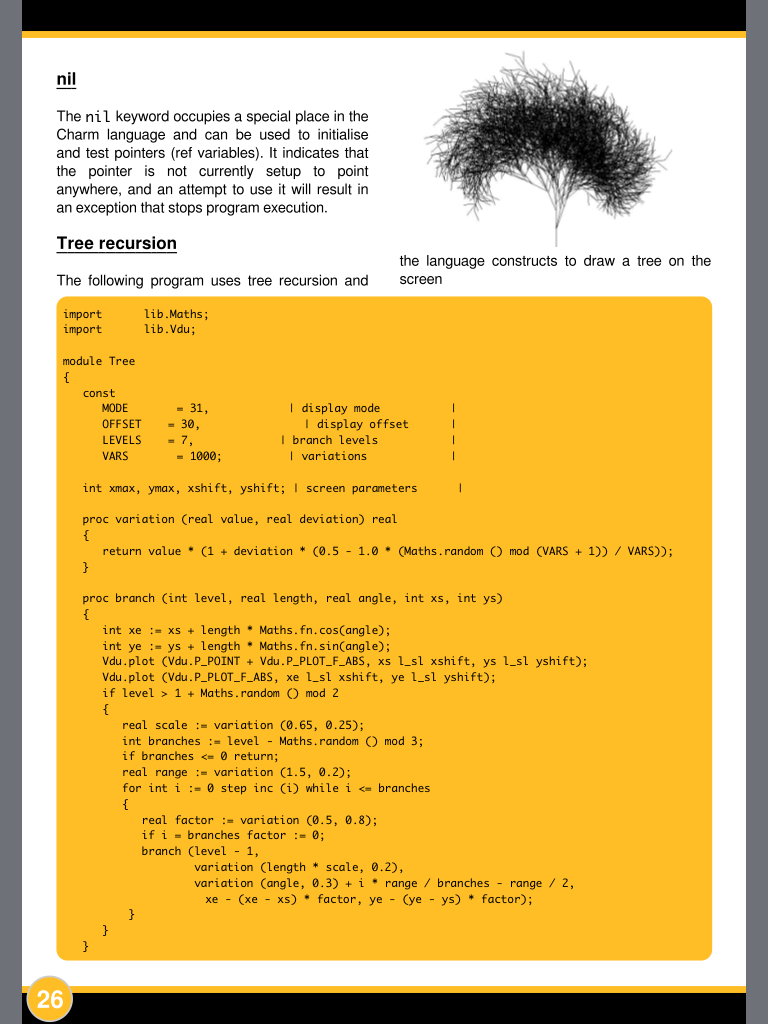
#> input picture tree-gen/photo_1.PNG, 768 x 1024 px
$ python imedge.py ../tree-gen/photo_1.PNG   (older library calls are emulated)
#> lines starting #> are read from the running program, lines starting #| are printed output that depends on the picture
### pointcloud/utils.py
"""Provides helper methods for loading and parsing pointcloud data."""
from collections import namedtuple
from os.path import join, dirname, basename, splitext

import numpy as np
import open3d as o3d

__author__ = "Miroslav Radojevic"
__email__ = "miroslav.radojevic@gmail.com"


# [7 lines left out: function load_points, not called in this run]


def get_prefix(file_path):
    return join(dirname(file_path), basename(splitext(file_path)[0]))


# [222 lines left out: functions read_calib_file, load_calib, filter_zero_points, edge_score, edge_detection, not called in this run]

### edge_det/imedge.py
#!/usr/bin/env python
# Compute edge score for given image
# 1. Smooth using L0 gradient minimization method
# https://github.com/kjzhang/kzhang-cs205-l0-smoothing
# 2. Canny
# https://en.wikipedia.org/wiki/Canny_edge_detector

import argparse
from os.path import exists, basename
import cv2
import os
import numpy as np
from os.path import splitext, join, dirname
from matplotlib.image import imread
from utils import get_prefix

# Convert point-spread function to optical transfer function
def psf2otf(psf, outSize=None):
    # Prepare psf for conversion
    data = prepare_psf(psf, outSize)

    # Compute the OTF
    otf = np.fft.fftn(data)

    return np.complex64(otf)


def prepare_psf(psf, outSize=None, dtype=None):
    if not dtype:
        dtype = np.float32

    psf = np.float32(psf)

    # Determine PSF / OTF shapes
    psfSize = np.int32(psf.shape)
    if not outSize:
        outSize = psfSize
    outSize = np.int32(outSize)

    # Pad the PSF to outSize
    new_psf = np.zeros(outSize, dtype=dtype)
    new_psf[:psfSize[0], :psfSize[1]] = psf[:, :]
    psf = new_psf

    # Circularly shift the OTF so that PSF center is at (0,0)
    shift = -(psfSize / 2)
    psf = circshift(psf, shift)

    return psf


# Circularly shift array
def circshift(A, shift):
    for i in range(shift.size):
        A = np.roll(A, np.round(shift[i]).astype(np.int32), axis=i)
    return A

# Smooth using L0 gradient minimization
def l0_smoothing(image_path, kappa=2.0, _lambda=2e-2):
    # Read image I
#> called with image_path = '../tree-gen/photo_1.PNG', kappa = 2, _lambda = 0.02
    image = imread(image_path)# cv2.imread(image_path)
#> image is the input picture: shape (1024, 768, 3) float32; mean R, G, B 0.87, 0.732, 0.4
    print(image.shape, type(image), image[0].dtype, np.min(image), np.max(image))
#| (1024, 768, 3) <class 'numpy.ndarray'> float32 0.0 1.0

    # Validate image format
    assert len(image.shape) == 3, "Error: input must be 3-channel RGB image"

    N, M, D = np.int32(image.shape)
#> N = 1024; M = 768; D = 3
    print("Processing {:d} x {:d} RGB image".format(M, N))
#| Processing 768 x 1024 RGB image

    # Initialize S as I
    S = np.float32(image) / 256

    # Compute image OTF
    size_2D = [N, M]
#> size_2D = [1024, 768]
    fx = np.int32([[1, -1]])
    fy = np.int32([[1], [-1]])
    otfFx = psf2otf(fx, size_2D)
    otfFy = psf2otf(fy, size_2D)

    # Compute F(I)
    FI = np.complex64(np.zeros((N, M, D)))
    FI[:, :, 0] = np.fft.fft2(S[:, :, 0])
    FI[:, :, 1] = np.fft.fft2(S[:, :, 1])
    FI[:, :, 2] = np.fft.fft2(S[:, :, 2])

    # Compute MTF
    MTF = np.power(np.abs(otfFx), 2) + np.power(np.abs(otfFy), 2)
    MTF = np.tile(MTF[:, :, np.newaxis], (1, 1, D))

    # Initialize buffers
    h = np.float32(np.zeros((N, M, D)))
    v = np.float32(np.zeros((N, M, D)))
    dxhp = np.float32(np.zeros((N, M, D)))
    dyvp = np.float32(np.zeros((N, M, D)))
    FS = np.complex64(np.zeros((N, M, D)))

    # Iteration settings
    beta_max = 1e5;
    beta = 2 * _lambda
    iteration = 0

    # Iterate until desired convergence in similarity
    while beta < beta_max:
        print("iteration {:d}".format(iteration))

        ### Step 1: estimate (h, v) subproblem

        # compute dxSp
        h[:, 0:M - 1, :] = np.diff(S, 1, 1)
        h[:, M - 1:M, :] = S[:, 0:1, :] - S[:, M - 1:M, :]

        # compute dySp
        v[0:N - 1, :, :] = np.diff(S, 1, 0)
        v[N - 1:N, :, :] = S[0:1, :, :] - S[N - 1:N, :, :]

        # compute minimum energy E = dxSp^2 + dySp^2 <= _lambda/beta
        t = np.sum(np.power(h, 2) + np.power(v, 2), axis=2) < _lambda / beta
        t = np.tile(t[:, :, np.newaxis], (1, 1, 3))

        # compute piecewise solution for hp, vp
        h[t] = 0
        v[t] = 0

        ### Step 2: estimate S subproblem

        # compute dxhp + dyvp
        dxhp[:, 0:1, :] = h[:, M - 1:M, :] - h[:, 0:1, :]
        dxhp[:, 1:M, :] = -(np.diff(h, 1, 1))
        dyvp[0:1, :, :] = v[N - 1:N, :, :] - v[0:1, :, :]
        dyvp[1:N, :, :] = -(np.diff(v, 1, 0))
        normin = dxhp + dyvp

        FS[:, :, 0] = np.fft.fft2(normin[:, :, 0])
        FS[:, :, 1] = np.fft.fft2(normin[:, :, 1])
        FS[:, :, 2] = np.fft.fft2(normin[:, :, 2])

        # solve for S + 1 in Fourier domain
        denorm = 1 + beta * MTF;
        FS[:, :, :] = (FI + beta * FS) / denorm

        # inverse FFT to compute S + 1
        S[:, :, 0] = np.float32((np.fft.ifft2(FS[:, :, 0])).real)
        S[:, :, 1] = np.float32((np.fft.ifft2(FS[:, :, 1])).real)
        S[:, :, 2] = np.float32((np.fft.ifft2(FS[:, :, 2])).real)

        # update beta for next iteration
        beta *= kappa
        iteration += 1
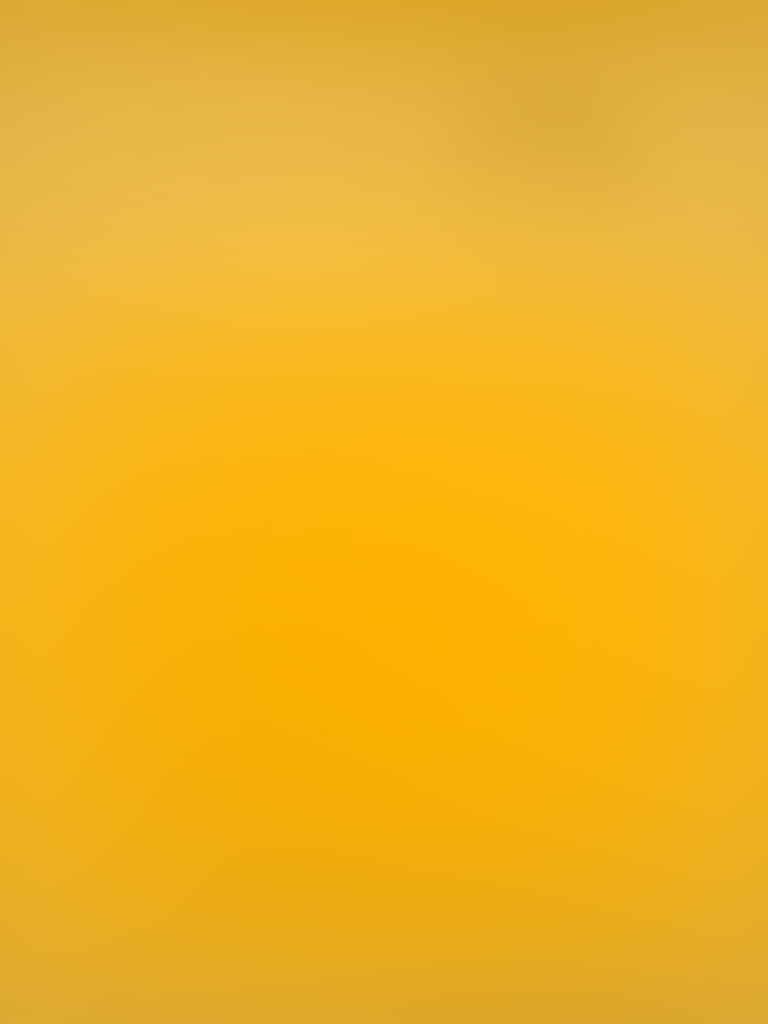
#> S: shape (1024, 768, 3) float32; mean R, G, B 0.0034, 0.00284, 0.00156; drawn with min black and max white
#> dxhp: shape (1024, 768, 3) float32; every value is 0
#> dyvp: shape (1024, 768, 3) float32; every value is 0
#> h: shape (1024, 768, 3) float32; every value is 0
#> after the loop, beta = 167772.2; iteration = 22

    # Rescale image
    S = (S - np.min(S)) / np.ptp(S)
    S = S * 255.0

    return S


def edge_detection(image_path, l0_sth_kappa, l0_sth_lambda, canny_min_val, canny_max_val):
    im = l0_smoothing(image_path, l0_sth_kappa, l0_sth_lambda)
    # https://theailearner.com/tag/non-max-suppression/
    # https://towardsdatascience.com/canny-edge-detection-step-by-step-in-python-computer-vision-b49c3a2d8123
    im = (cv2.cvtColor(im, cv2.COLOR_BGR2GRAY)*255).astype(np.uint8)
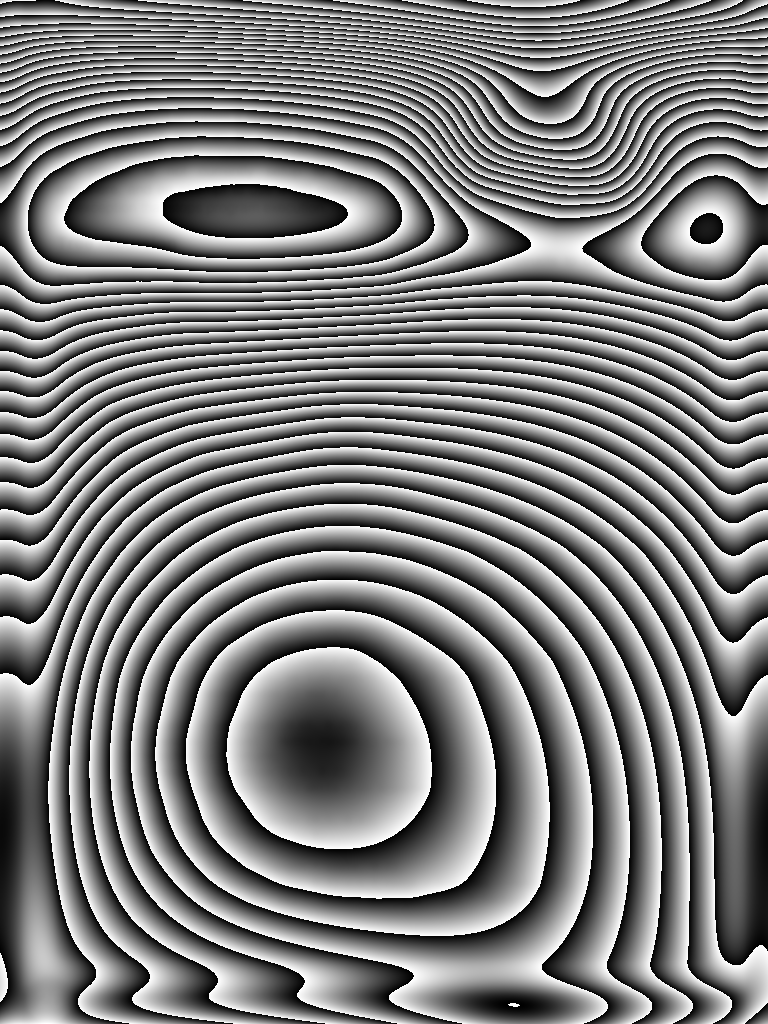
#> im: shape (1024, 768); min 0, max 255, mean 125.7
    # im = cv2.normalize(im, None, alpha=0, beta=1, norm_type=cv2.NORM_MINMAX, dtype=cv2.CV_8U)
    print(im.shape, type(im), im[0].dtype, np.min(im), np.max(im))
#| (1024, 768) <class 'numpy.ndarray'> uint8 0 255
    return cv2.Canny(im, canny_min_val, canny_max_val, L2gradient=True)
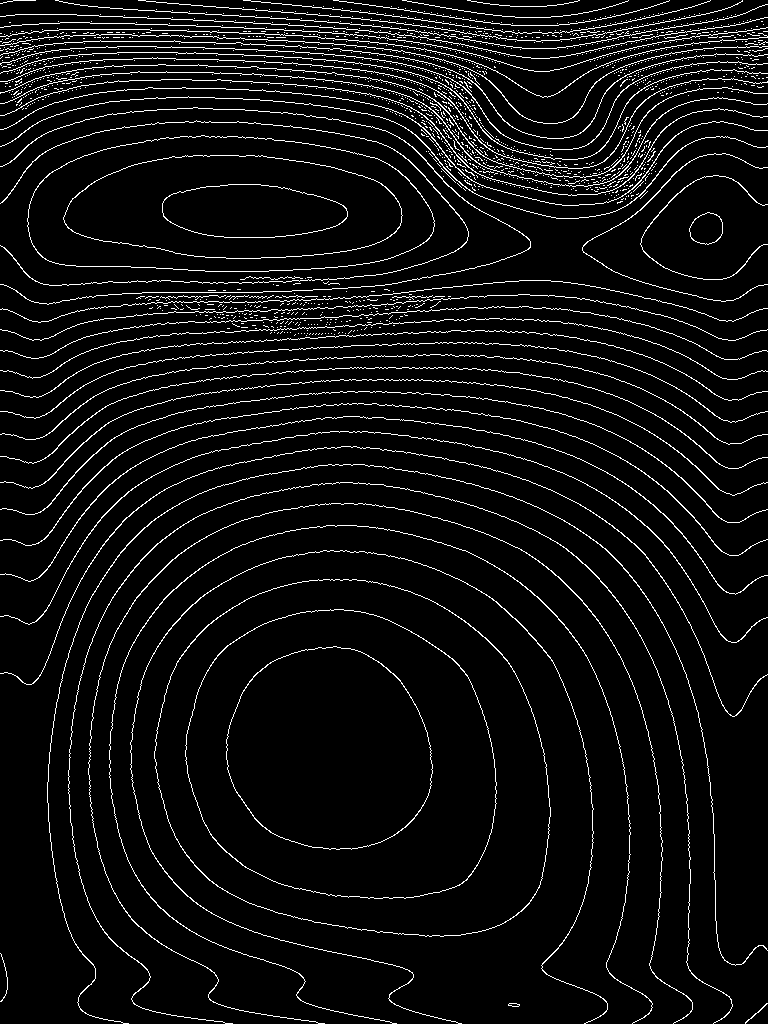
#> returned value: shape (1024, 768); 5.9% white in thin lines or dots

def edge_detection_1(image_path, gauss_smooth, canny_min_val, canny_max_val):
    img = imread(image_path)  # , cv2.IMREAD_GRAYSCALE
    print("imread:", img.shape, type(img), img[0].dtype, np.min(img), np.max(img))
    img = cv2.blur(img, (gauss_smooth, gauss_smooth))
    print("blur:", img.shape, type(img), img[0].dtype, np.min(img), np.max(img))
    img = (cv2.cvtColor(img, cv2.COLOR_BGR2GRAY) * 255).astype(np.uint8)
    # img = cv2.normalize(img, None, alpha=0, beta=1, norm_type=cv2.NORM_MINMAX, dtype=cv2.CV_32F)
    print("bgr2gray:", img.shape, type(img), img[0].dtype, np.min(img), np.max(img))
    img = cv2.Canny(img, canny_min_val, canny_max_val, L2gradient=True)
    print("canny:", img.shape, type(img), img[0].dtype, np.min(img), np.max(img))
    return img

def edge_detection_2(image_path, gauss_smooth):
    img = imread(image_path) # , cv2.IMREAD_GRAYSCALE cv2.imread(args.img)
    print(img.shape, type(img), img[0].dtype, np.min(img), np.max(img))
    img = cv2.blur(img, (gauss_smooth, gauss_smooth))
    print("blur:", img.shape, type(img), img[0].dtype, np.min(img), np.max(img))
    img = (cv2.cvtColor(img, cv2.COLOR_BGR2GRAY) * 255) #.astype(np.uint8)
    print("bgr2gray:", img.shape, type(img), img[0].dtype, np.min(img), np.max(img))

    grad_x = cv2.Sobel(img, cv2.CV_64F, 1, 0, ksize=3)
    # grad_y = cv2.Sobel(img, cv2.CV_64F, 0, 1, ksize=3)

    abs_grad_x = cv2.convertScaleAbs(grad_x)
    # abs_grad_y = cv2.convertScaleAbs(grad_y)

    grad = cv2.addWeighted(abs_grad_x, 0.5, abs_grad_x, 0.5, 0)

    return grad


    # Smooth image
    img = cv2.blur(img, (gauss_smooth, gauss_smooth))
    # Sobel
    # http://www.adeveloperdiary.com/data-science/computer-vision/how-to-implement-sobel-edge-detection-using-python-from-scratch/
    return img


if __name__ == '__main__':
    parser = argparse.ArgumentParser(description="Compute edge of the image using L0 smoothing and Canny edge detector.")
    parser.add_argument("path", help="Path to image", type=str)
    parser.add_argument("--kappa_smooth", help="Kappa used for L0 smoothing", type=float, default=2.0)
    parser.add_argument("--lambda_smooth", help="Lambda used for L0 smoothing", type=float, default=2e-2)
    parser.add_argument("--min_val", help="Canny hysteresis min value", type=float, default=50)
    parser.add_argument("--max_val", help="Canny hysteresis max value", type=float, default=200)
    args = parser.parse_args()

    # img_path = join(dir_path, "images", "pano", "image{:04d}.png".format(readout_idx))
    if not exists(args.path):
        exit(args.path, " could not be found")

    edges = edge_detection(args.path, args.kappa_smooth, args.lambda_smooth, args.min_val, args.max_val)
    print(edges.shape, type(edges), edges[0].dtype, np.min(edges), np.max(edges))
#| (1024, 768) <class 'numpy.ndarray'> uint8 0 255

    edges_path = get_prefix(args.path) + "_edges.jpg"
    cv2.imwrite(edges_path, edges)
    print("Edges saved to {}".format(edges_path))
